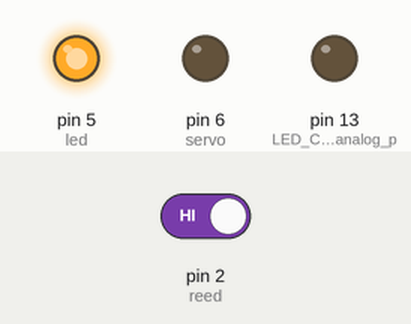
Simulated run of this sketch. Board: Arduino Uno, built with avr-gcc and run on an emulated ATmega328P. Parts: output pins drawn as LEDs (lit = HIGH). The inputs (shaded band) are chosen by the test bench; at power-on: pin 2 (reed) HIGH. Storage starts empty; the audio player accepts every command and is not drawn; what the sketch prints to the serial monitor is not drawn.

Above: at 4.7 s.
4.8 s: pin 2 (reed) driven LOW
At 7.0 s:
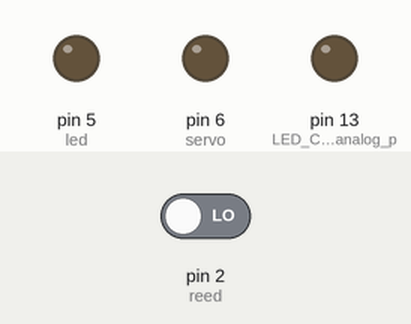
7.3 s: pin 2 (reed) driven HIGH
At 8.2 s:
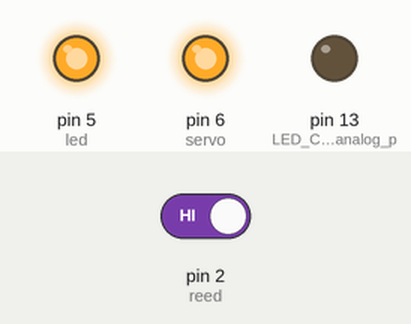
Timing chart, 0 to 12.8 s (numbered marks = the images above; inputs shaded):
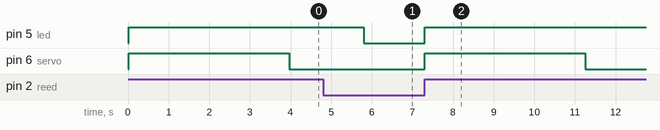

Measured:
- after the input at 4.8 s, pin 5 (led): HIGH → LOW after 1.0 s
- after the input at 7.3 s, pin 5 (led): LOW → HIGH at once; pin 6 (servo): LOW → HIGH at once, → LOW 4.0 s later

The sketch:

asdasdasdasdasdasdasdasd.ino
```cpp
#include <SD.h>                      // need to include the SD library
//#define SD_ChipSelectPin 53  //example uses hardware SS pin 53 on Mega2560
#define SD_ChipSelectPin 4  //using digital pin 4 on arduino nano 328, can use other pins
#include <TMRpcm.h>           //  also need to include this library...
#include <SPI.h>
//#include <Servo.h>

//Servo myservo;  // create servo object to control a servo

TMRpcm tmrpcm;   // create an object for use in this sketch

unsigned long time = 0;


int reed = 2;
int led = 5;
int habilita = true;
int servo = 6;

void setup(){


  pinMode(led,OUTPUT);
  pinMode(servo,OUTPUT);
  tmrpcm.speakerPin = 9; //5,6,11 or 46 on Mega, 9 on Uno, Nano, etc
  //Complimentary Output or Dual Speakers:
  //pinMode(10,OUTPUT); Pin pairs: 9,10 Mega: 5-2,6-7,11-12,46-45
  pinMode(reed,INPUT_PULLUP);
  Serial.begin(115200);
  pinMode(13,OUTPUT); //LED Connected to analog pin 0
  if (!SD.begin(SD_ChipSelectPin)) {  // see if the card is present and can be initialized:
    Serial.println("SD fail");
    return;   // don't do anything more if not

  }
  else{
    Serial.println("SD ok");
  }
  digitalWrite(servo,0);
  //tmrpcm.volume(1);
  //tmrpcm.volume(1);
  //myservo.attach(6);
  //myservo.write(90);
  //delay(2000);
  //tmrpcm.speakerPin = 9; //5,6,11 or 46 on Mega, 9 on Uno, Nano, etc

  tmrpcm.play("choro.wav"); //the sound file "music" will play each time the arduino powers up, or is reset
  //delay(7000);
  //tmrpcm.stopPlayback();

}


void loop(){

  digitalWrite(led,digitalRead(reed));

  if(digitalRead(reed)&& habilita){
    digitalWrite(servo,1);
    delay(400);
    //myservo.write(170);
    tmrpcm.volume(1);
    tmrpcm.volume(1);
    tmrpcm.play("grito.wav"); //the sound file "music" will play each time the arduino powers up, or is reset
    delay(3000);
    tmrpcm.volume(0);
    tmrpcm.volume(0);
    delay(500);
    tmrpcm.stopPlayback();
    tmrpcm.play("choro.wav");
    delay(10);
    tmrpcm.pause();
    tmrpcm.stopPlayback();
    //tmrpcm.volume(0);
    //tmrpcm.volume(0);
    habilita = false;
    digitalWrite(servo,0);
  }

  //blink the LED manually to demonstrate music playback is independant of main loop
  if(habilita &&(millis() - time > 30000) ) {
    tmrpcm.play("choro.wav");
    time = millis();
  }
  if(!digitalRead(reed)&& !habilita){
    delay(1000);
    time = millis();
    habilita = true;
    tmrpcm.play("choro.wav");
  }

}
```
